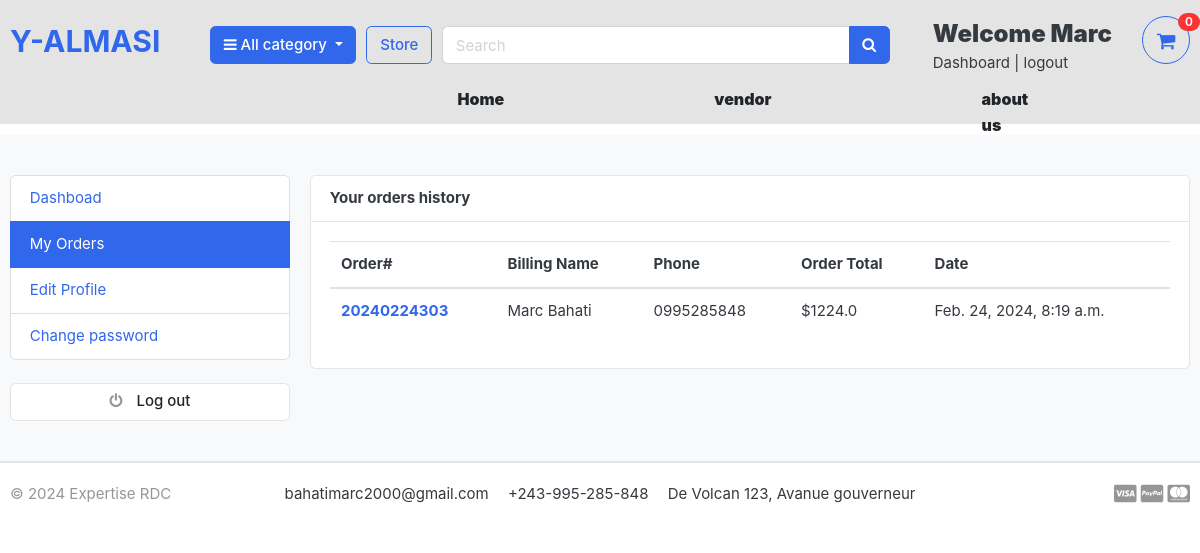
Page /accounts/my_orders/ (signed in) on the earlier database version.
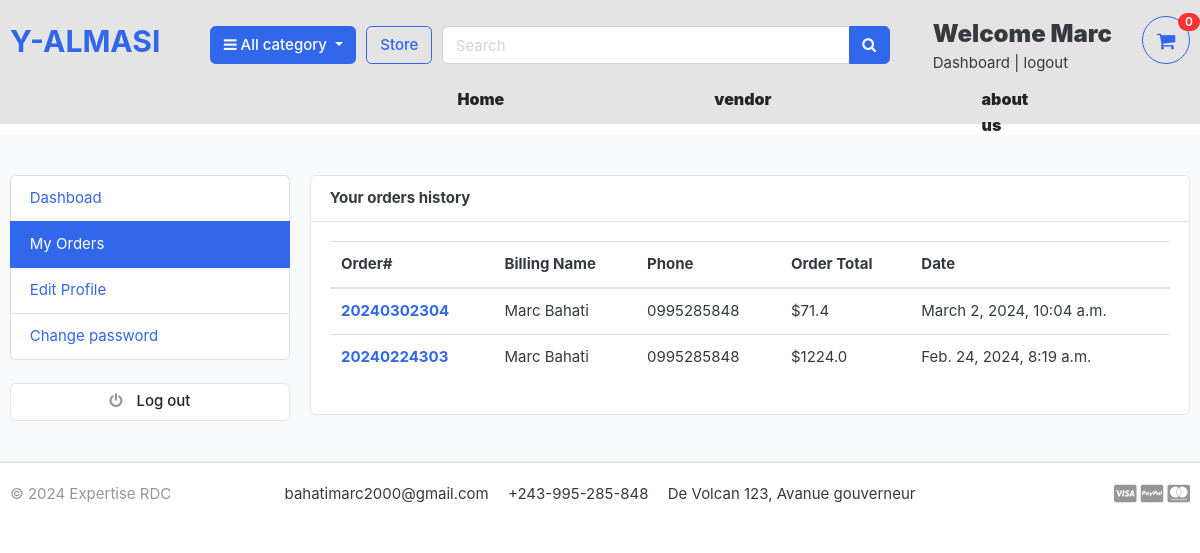
Same page on the later database version.
### orders/models.py (models this page shows, shortened)
class Order(models.Model):
    STATUS = (
        ('New','New'),
        ('Accepted','Accepted'),
        ('Completed','Completed'),
        ('Cancelled','Cancelled'),
    )
    user=models.ForeignKey(Accounts,on_delete=models.SET_NULL,null=True)
    payment = models.ForeignKey(Payment, on_delete=models.SET_NULL, null=True, blank=True)
    order_number=models.CharField(max_length=20)
    first_name=models.CharField(max_length=50)
    last_name=models.CharField(max_length=50)
    phone=models.CharField(max_length=15)
    email=models.EmailField(max_length=50)
    address_line_1=models.CharField(max_length=50)
    address_line_2=models.CharField(max_length=50,blank=True)
    country=models.CharField(max_length=50)
    state=models.CharField(max_length=50)
    city=models.CharField(max_length=50)
    order_note=models.CharField(max_length=100,blank=True)
    order_total=models.FloatField()
    tax=models.FloatField()
    status=models.CharField(max_length=100,choices=STATUS,default='New')
    ip=models.CharField(max_length=20,blank=True)
    is_ordered=models.BooleanField(default=False)
    created_at=models.DateTimeField(auto_now_add=True)
    updated_at=models.DateTimeField(auto_now=True)
    def full_name(self):
        return f'{self.first_name} {self.last_name}'

### accounts/views.py (the view)
# urls.py: path('accounts/my_orders/',views.my_orders,name="my_orders"),
@login_required(login_url='login')
def my_orders(request):
    orders=Order.objects.filter(user=request.user,is_ordered=True).order_by('-created_at')
    path = request.path
    context={
        'orders':orders,
        'path':path
    }
    return render(request,'accounts/my_orders.html',context,)

### carts/context_processors.py (called while the page is built)
def counter(request):
    cart_count=0
    if 'admin' in request.path:
        return {}
    else:
        try:
            cart=Cart.objects.filter(cart_id=_cart_id(request))
            if request.user.is_authenticated:
                cart_items = CartItem.objects.all().filter(user=request.user)
            else:
                cart_items = CartItem.objects.all().filter(cart=cart[:1])
            for cart_item in cart_items:
                cart_count += cart_item.quantity
        except Cart.DoesNotExist:
            cart_count=0
    return dict(cart_count = cart_count)

### carts/views.py (called while the page is built)
def _cart_id(request):
    cart = request.session.session_key
    if not cart:
        request.session.create()
        cart = request.session.session_key
    return cart

### category/context_processor.py (called while the page is built)
def menu_link(request):
    links = category.objects.all()
    return dict(links=links)

### category/models.py (called while the page is built)
    def get_url(self):
        return reverse('products_by_category',args=[self.slug])

### e_commerce/templates/accounts/my_orders.html (shortened to what this page needs)
{% extends 'base.html' %}
{% block content %}
<section class="section-conten padding-y bg">
    <div class="container">
        <div class="row">
            {% include 'includes/dashboad_sidebar.html'%}
        <main class="col-md-9">
            <article class="card">
            <header class="card-header">
                <strong class="d-inline-block mr-3">Your orders history</strong>
            </header>
            <div class="card-body">
                <div class="row">
                    <div class="col-md-12">
                        <table class="table table-hover">
                            <thead>
                              <tr>
                                <th scope="col">Order#</th>
                                <th scope="col">Billing Name</th>
                                <th scope="col">Phone</th>
                                <th scope="col">Order Total</th>
                                <th scope="col">Date</th>
                              </tr>
                            </thead>
                            <tbody>
                                {% for order in orders %}
                              <tr>
                                <th scope="row"><a href="{% url 'order_detail' order.order_number %}">{{order.order_number}}</a></th>
                                <td>{{ order.full_name }}</td>
                                <td>{{ order.phone }}</td>
                                <td>${{ order.order_total }}</td>
                                <td>{{ order.created_at }}</td>
                              </tr>
                                    {% endfor %}
                            </tbody>
                          </table>
                </div>
            </div>
            </article>
        </main>
    </div>
    </div>
    </section>
{% endblock %}

Differences in the rows shown:
added Order: order_number "20240302304", full_name "Marc Bahati", phone "0995285848", order_total "71.4", created_at "March 2, 2024, 10:04 a.m."
